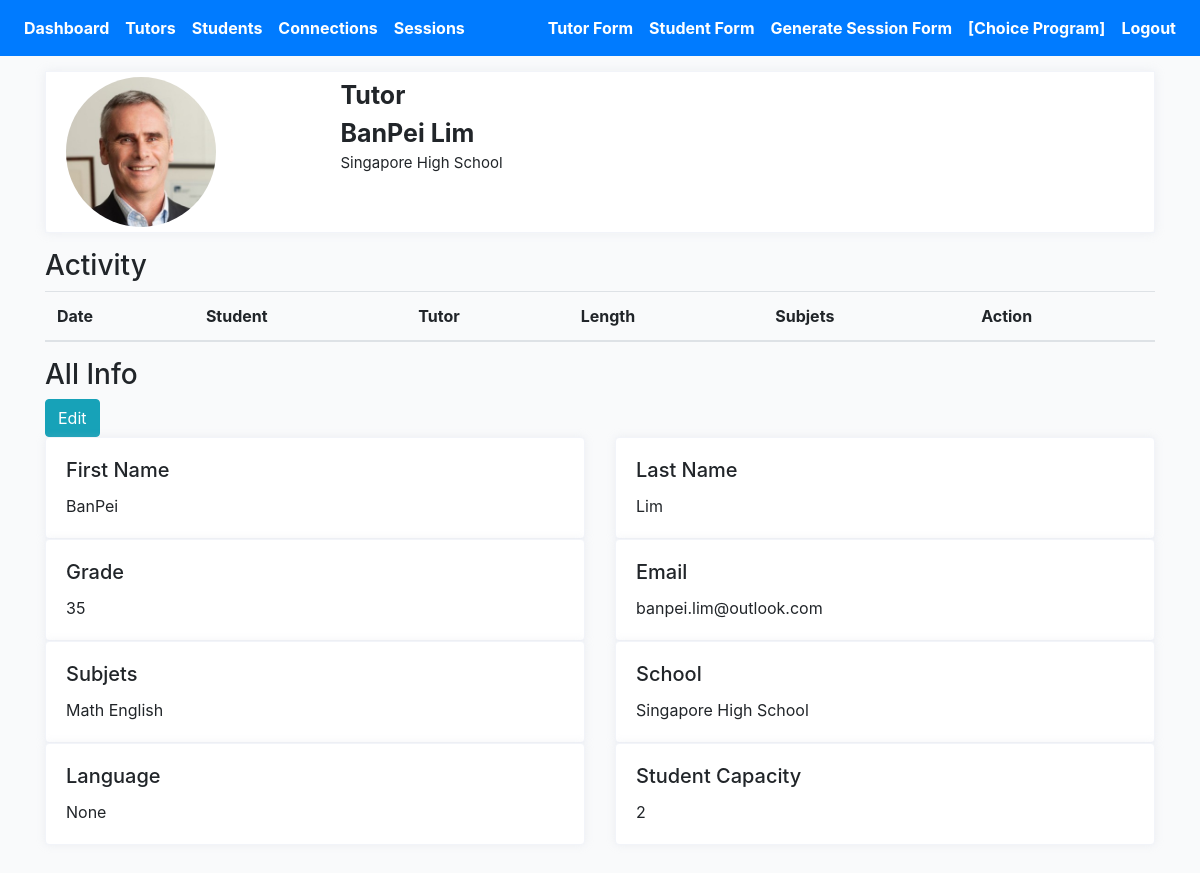
Page /profiles/banpei-lim/profile-detail (signed in) on the earlier database version.
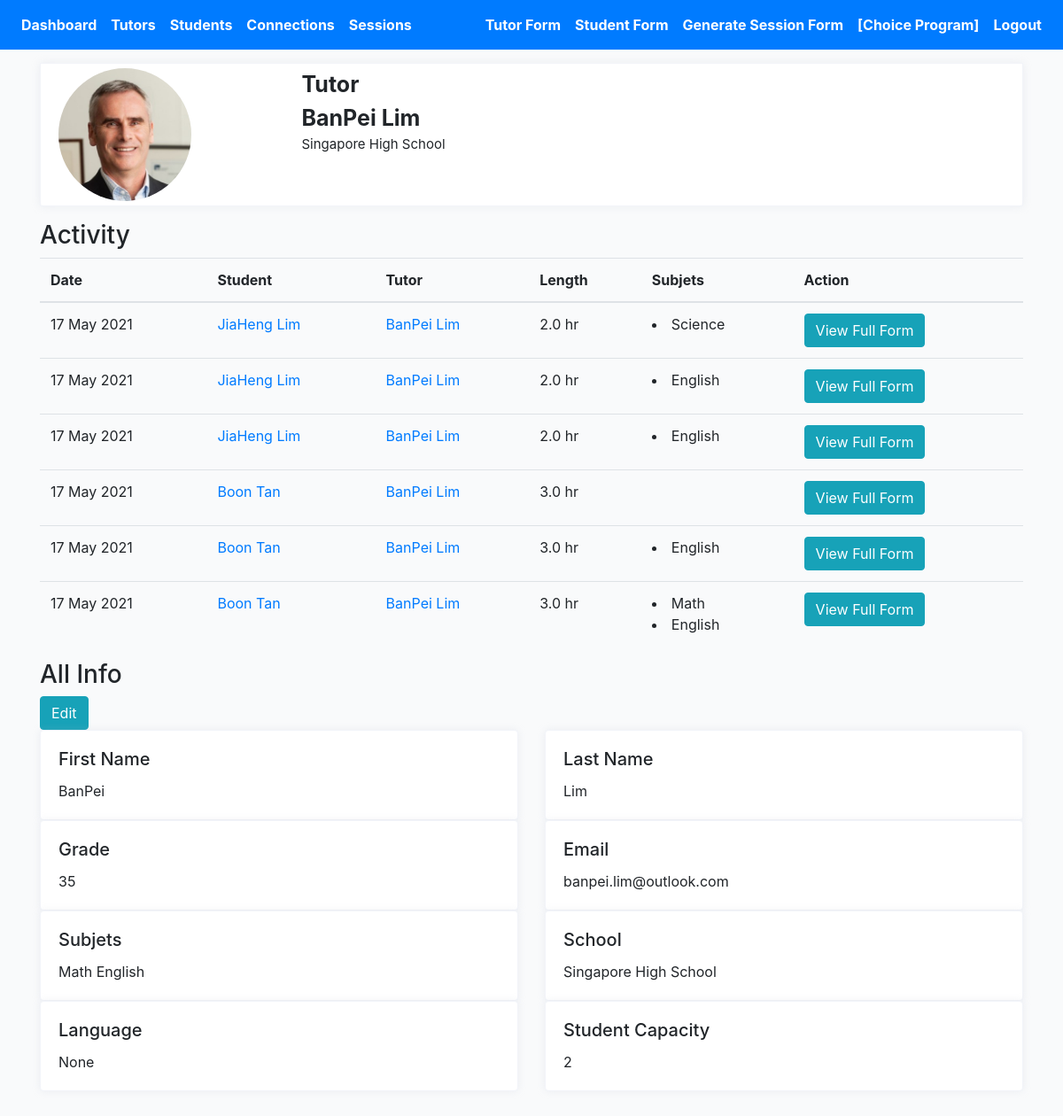
Same page on the later database version.
### profiles/models.py (models this page shows, shortened)
class Profile(models.Model):
    role = models.CharField(max_length=200, choices=ROLE_CHOICES_PROFILE, null=True)
    avatar = models.ImageField(default='avatar.png', upload_to='avatars/')
    first_name = models.CharField(max_length=200, blank=True)
    last_name = models.CharField(max_length=200, blank=True)
    email = models.EmailField(max_length=200, blank=True)
    grade = models.IntegerField(null=True, blank=True)
    academic_advisor = models.CharField(max_length=200, blank=True)
    academic_advisor_email = models.EmailField(max_length=200, blank=True)
    subjects = models.ManyToManyField(Subject, blank=True, related_name='subjects')
    school = models.CharField(max_length=200, blank=True)
    friends = models.ManyToManyField("self", blank=True, related_name='testfriends')
    updated = models.DateTimeField(auto_now=True)
    created = models.DateTimeField(auto_now_add=True)
    slug = models.SlugField(unique=True, blank=True)
    flag = models.BooleanField(default=False)
    parent1_first_name = models.CharField(max_length=200, blank=True)
    parent1_last_name = models.CharField(max_length=200, blank=True)
    parent1_phone = models.CharField(max_length=200, blank=True)
    parent1_email = models.EmailField(max_length=200, blank=True)
    parent2_first_name = models.CharField(max_length=200, blank=True)
    parent2_last_name = models.CharField(max_length=200, blank=True)
    parent2_phone = models.CharField(max_length=200, blank=True)
    parent2_email = models.EmailField(max_length=200, blank=True)
    language = models.CharField(max_length=200, choices=LANGUAGE_CHOICES, null=True, blank=True)
    student_capacity = models.IntegerField(null=True, blank=True)
    def get_absolute_url(self):
        return reverse("profiles:profile-detail-view", kwargs={"slug": self.slug})
    def get_subjects(self):
        return self.subjects.all()
    __initial_first_name = None
    __initial_last_name = None
    def __init__(self, *args, **kwargs):
        super().__init__(*args, **kwargs)
        self.__initial_first_name = self.first_name
        self.__initial_last_name = self.last_name

class Subject(models.Model):
    name = models.CharField(max_length=200, blank=True)
    def __str__(self):
        return self.name

class Session(models.Model):
    connection = models.ForeignKey(Connection, on_delete=models.CASCADE)
    meet = models.IntegerField(null=True, blank=True)
    length = models.FloatField(null=True, blank=True)
    subjects = models.ManyToManyField(Subject, blank=True, related_name='sessionsubjects')
    updated = models.DateTimeField(null=True, blank=True)
    created = models.DateTimeField(auto_now_add=True)
    feedback = models.ManyToManyField(Feedback, blank=True, related_name='feedbacks')
    elaborate = models.TextField(null=True, blank=True, max_length=1000)
    change = models.TextField(null=True, blank=True, max_length=1000)
    support = models.ManyToManyField(Support, blank=True, related_name='supports')
    othersupport = models.CharField(null=True, blank=True, max_length=200)
    rate = models.IntegerField(null=True, blank=True)
    question = models.TextField(null=True, blank=True, max_length=1000)
    disconnect = models.CharField(null=True, blank=True, max_length=200, choices=CONT_STATUS_CHOICES)
    submit_status = models.BooleanField(default=False)
    flag = models.BooleanField(default=False)
    reason_disconnect= models.TextField(null=True, blank=True, max_length=1000)
    def get_subjects(self):
        return self.subjects.all()
    def get_absolute_url(self):
        return reverse("profiles:session-detail-view", kwargs={"pk": self.pk})

class Connection(models.Model):
    created = models.DateTimeField(auto_now_add=True)
    student = models.ForeignKey(Profile, on_delete=models.CASCADE, related_name='student')
    tutor = models.ForeignKey(Profile, on_delete=models.CASCADE, related_name='tutor')
    status = models.CharField(max_length=200, choices=STATUS_CHOICES)
    updated = models.DateTimeField(auto_now=True)

### profiles/views.py (the view)
# urls.py: path('<slug>/profile-detail', ProfileDetailView.as_view(), name='profile-detail-view'),
@method_decorator(login_required, name='dispatch')
@method_decorator(allowed_users(allowed_roles=['tutor', 'admin']), name='dispatch')
class ProfileDetailView(DetailView):
    model = Profile
    template_name = 'profile-detail.html'
    def get_object(self):
        slug = self.kwargs.get('slug')
        profile = Profile.objects.get(slug=slug)
        return profile
    def get_context_data(self, **kwargs):
        context = super().get_context_data(**kwargs)
        slug = self.kwargs.get('slug')
        profile = Profile.objects.get(slug=slug)
        sessions = Session.objects.filter(submit_status=True).filter(Q(connection__tutor=profile) | Q(connection__student=profile))
        sessions_ = []
        for item in sessions:
            sessions_.append(item)
        context["sessions"] = sessions_
        return context

### templates/profile-detail.html (shortened to what this page needs)
{% extends 'base.html' %}
{% load static %}
{% block stylesheet %}{% static '/css/profile.css' %}{% endblock %}
{% block content %}
<div class="profile-page tx-13">
    <div class="row">
        <div class="col-12 grid-margin">
            <div class="profile-header">
                <div class="header-links">
                    <div class="container header">
                        <div class="row">
                            <div class="col-3 name-btn">
                                <img class="profile-pic" src="{{profile.avatar.url}}" alt="profile">
                            </div>
                            <div class="col-3">
                                <div style="font-size:25px; font-weight:bold" class="profile-name">
                                    {{profile.role|title }}</div>
                                <div style="font-size:25px; font-weight:bold" class="profile-name">
                                    {{profile.first_name}}
                                    {{profile.last_name}}</div>
                                <div style="font-size:15px" class="profile-name">
                                    {{profile.school}}</div>
                            </div>
                            <div class="col-6">
                            </div>
                        </div>
                    </div>
                </div>
            </div>
        </div>
    </div>
</div>
<h3>Activity</h3>
<div class="table-responsive-lg">
    <table class="table">
        <thead>
            <tr>
                <th scope="col">Date</th>
                <th scope="col">Student</th>
                <th scope="col">Tutor</th>
                <th scope="col">Length</th>
                <th scope="col">Subjets</th>
                <th scope="col">Action</th>
            </tr>
        </thead>
        <tbody>
            {% for session in sessions %}
            <tr>
                <td>{{session.created|date:"d M Y"}}</td>
                <td><a href="{{session.connection.student.get_absolute_url}}">{{session.connection.student.first_name}}
                        {{session.connection.student.last_name}}</a></td>
                <td><a href="{{session.connection.tutor.get_absolute_url}}">{{session.connection.tutor.first_name}}
                        {{session.connection.tutor.last_name}}</a></td>
                <td>{{session.length}} hr</td>
                <td>
                    {% for subject in session.get_subjects %}
                    <li>{{subject}}</li>
                    {% endfor %}
                </td>
                <td><a href="{{session.get_absolute_url}}"><button type="submit" class="btn btn-info">View Full
                            Form</button></a></td>
            </tr>
            {% endfor %}
        </tbody>
    </table>
</div>
<h3>All Info</h3>
{% if profile.role == 'tutor' %}
<a href="{% url 'profiles:tutor-update-profile' profile.slug %}"><button type="submit" class="btn btn-info">Edit</button></a>
<div class="row">
    <div class="col-sm-6">
        <div class="card h-100">
            <div class="card-body">
                <h5 class="card-title">First Name</h5>
                <p class="card-text">{{profile.first_name}}</p>
            </div>
        </div>
    </div>
    <div class="col-sm-6">
        <div class="card h-100">
            <div class="card-body">
                <h5 class="card-title">Last Name</h5>
                <p class="card-text">{{profile.last_name}}</p>
            </div>
        </div>
    </div>
</div>
<div class="row">
    <div class="col-sm-6">
        <div class="card h-100">
            <div class="card-body">
                <h5 class="card-title">Grade</h5>
                <p class="card-text">{{profile.grade}}</p>
            </div>
        </div>
    </div>
    <div class="col-sm-6">
        <div class="card h-100">
            <div class="card-body">
                <h5 class="card-title">Email</h5>
                <p class="card-text">{{profile.email}}</p>
            </div>
        </div>
    </div>
</div>
<div class="row">
    <div class="col-sm-6">
        <div class="card h-100">
            <div class="card-body">
                <h5 class="card-title">Subjets</h5>
                {% for subject in profile.get_subjects %}
                {{subject}}
                {% endfor %}
            </div>
        </div>
    </div>
    <div class="col-sm-6">
        <div class="card h-100">
            <div class="card-body">
                <h5 class="card-title">School</h5>
                <p class="card-text">{{profile.school}}</p>
            </div>
        </div>
    </div>
</div>
<div class="row">
    <div class="col-sm-6">
        <div class="card h-100">
            <div class="card-body">
                <h5 class="card-title">Language</h5>
                <p class="card-text">{{profile.language}}</p>
            </div>
        </div>
    </div>
    <div class="col-sm-6">
        <div class="card h-100">
            <div class="card-body">
                <h5 class="card-title">Student Capacity</h5>
                <p class="card-text">{{profile.student_capacity}}</p>
            </div>
        </div>
    </div>
</div>
{% endif %}
{% endblock content %}

### templates/base.html (shortened to what this page needs)
{% load static %}
<!DOCTYPE html>
<html lang="en">
<head>
    <link href="https://netdna.bootstrapcdn.com/bootstrap/4.4.1/css/bootstrap.min.css" rel="stylesheet">
    <link href="https://maxcdn.bootstrapcdn.com/font-awesome/4.3.0/css/font-awesome.min.css" rel="stylesheet">
    <link rel="stylesheet" href="https://cdnjs.cloudflare.com/ajax/libs/Chart.js/2.8.0/Chart.min.css"
 />
    <link rel="stylesheet" type="text/css" href="https://cdn.datatables.net/1.10.22/css/jquery.dataTables.min.css">
    <link rel="stylesheet" href="{% static '/css/base.css' %}">
    <link rel="stylesheet" href="{% block stylesheet %}{% endblock %}">
    <link href="//cdn.datatables.net/buttons/1.6.2/css/buttons.dataTables.min.css" rel="stylesheet" />
</head>
<body>
    <header class="pb-3">
        {% include 'navbar.html' %}
    </header>
    <div class="container">
        {% block content %}
        {% endblock content %}
    </div>
</body>
</html>

### templates/navbar.html (shortened to what this page needs)
<nav class="navbar navbar-expand-lg navbar-dark bg-primary fixed-top">
    <div class="collapse navbar-collapse" id="navbarSupportedContent">
        <ul class="navbar-nav mr-auto">
            <li class="nav-item active">
                <a class="nav-link" style="font-weight: bold" href="{% url 'profiles:dashboard' %}">Dashboard</a>
            </li>
            <li class="nav-item active">
                <a class="nav-link" style="font-weight: bold" href="{% url 'profiles:tutor-profiles-view' %}">Tutors</a>
            </li>
            <li class="nav-item active">
                <a class="nav-link" style="font-weight: bold"
                    href="{% url 'profiles:student-profiles-view' %}">Students</a>
            </li>
            <li class="nav-item active">
                <a class="nav-link" style="font-weight: bold"
                    href="{% url 'profiles:connection-view' %}">Connections</a>
            </li>
            <li class="nav-item active">
                <a class="nav-link" style="font-weight: bold" href="{% url 'profiles:session-view' %}">Sessions</a>
            </li>
        </ul>
        <ul class="navbar-nav ml-auto">
            <li class="nav-item active">
                <a class="nav-link" style="font-weight: bold" href="{% url 'profiles:tutor-profile-form' %}"
                    target="_blank">Tutor Form</a>
            </li>
            <li class="nav-item active">
                <a class="nav-link" style="font-weight: bold" href="{% url 'profiles:student-profile-form' %}"
                    target="_blank">Student Form</a>
            </li>
            <li class="nav-item active">
                <a class="nav-link" style="font-weight: bold" href="{% url 'profiles:generate-session-form' %}">Generate
                    Session Form</a>
            </li>
            {% ifequal user.groups.all.0.name "admin" %}
            <li class="nav-item active">
                <a class="nav-link" style="font-weight: bold" href="{% url 'cprofiles:dashboard' %}">[Choice
                    Program]</a>
            </li>
            {% endifequal %}
            <li class="nav-item active">
                <a class="nav-link" style="font-weight: bold" href="{% url 'logout' %}">Logout</a>
            </li>
        </ul>
    </div>
</nav>

### core/static/css/base.css (style rules this page uses)
.container { width: 100%; padding-right: 15px; padding-left: 15px; margin-right: auto; margin-left: auto; margin-top: 55px; }
body { background:#FAFAFA; }

### core/static/css/profile.css (style rules this page uses)
body { background-color: #f9fafb; margin-top:0px; }
.profile-page .profile-header { box-shadow: 0 0 10px 0 rgba(183, 192, 206, 0.2); border: 1px solid #f2f4f9; }
.profile-page .profile-header .header-links { padding: 5px; display: -webkit-flex; display: flex; -webkit-justify-content: center; justify-content: center; background: #fff; border-radius: 0 0 .25rem .25rem; }
img { vertical-align: middle; border-style: none; }
.grid-margin { margin-bottom: 1rem; }
.card { box-shadow: 0 0 10px 0 rgba(183, 192, 206, 0.2); -webkit-box-shadow: 0 0 10px 0 rgba(183, 192, 206, 0.2); -moz-box-shadow: 0 0 10px 0 rgba(183, 192, 206, 0.2); -ms-box-shadow: 0 0 10px 0 rgba(183, 192, 206, 0.2); }
.card { position: relative; display: flex; flex-direction: column; min-width: 0; word-wrap: break-word; background-color: #fff; background-clip: border-box; border: 1px solid #f2f4f9; border-radius: 0.25rem; }
.name-btn { margin-right: auto; }
.profile-pic { border-radius: 50%; height: auto; width: 150px; }
.container .header { margin-top: 0px; }

Differences in the rows shown:
added Session: created "17 May 2021", connection.student.first_name "JiaHeng", connection.student.last_name "Lim", connection.tutor.first_name "BanPei", connection.tutor.last_name "Lim", length "2.0"
now on this page (row unchanged): Subject: name "Science", shown under "17 May 2021"
added Session: created "17 May 2021", connection.student.first_name "JiaHeng", connection.student.last_name "Lim", connection.tutor.first_name "BanPei", connection.tutor.last_name "Lim", length "2.0", Subject (name "English")
added Session: created "17 May 2021", connection.student.first_name "JiaHeng", connection.student.last_name "Lim", connection.tutor.first_name "BanPei", connection.tutor.last_name "Lim", length "2.0", Subject (name "English")
added Session: created "17 May 2021", connection.student.first_name "Boon", connection.student.last_name "Tan", connection.tutor.first_name "BanPei", connection.tutor.last_name "Lim", length "3.0"
added Session: created "17 May 2021", connection.student.first_name "Boon", connection.student.last_name "Tan", connection.tutor.first_name "BanPei", connection.tutor.last_name "Lim", length "3.0", Subject (name "English")
added Session: created "17 May 2021", connection.student.first_name "Boon", connection.student.last_name "Tan", connection.tutor.first_name "BanPei", connection.tutor.last_name "Lim", length "3.0", Subject (name "Math"), Subject (name "English")
